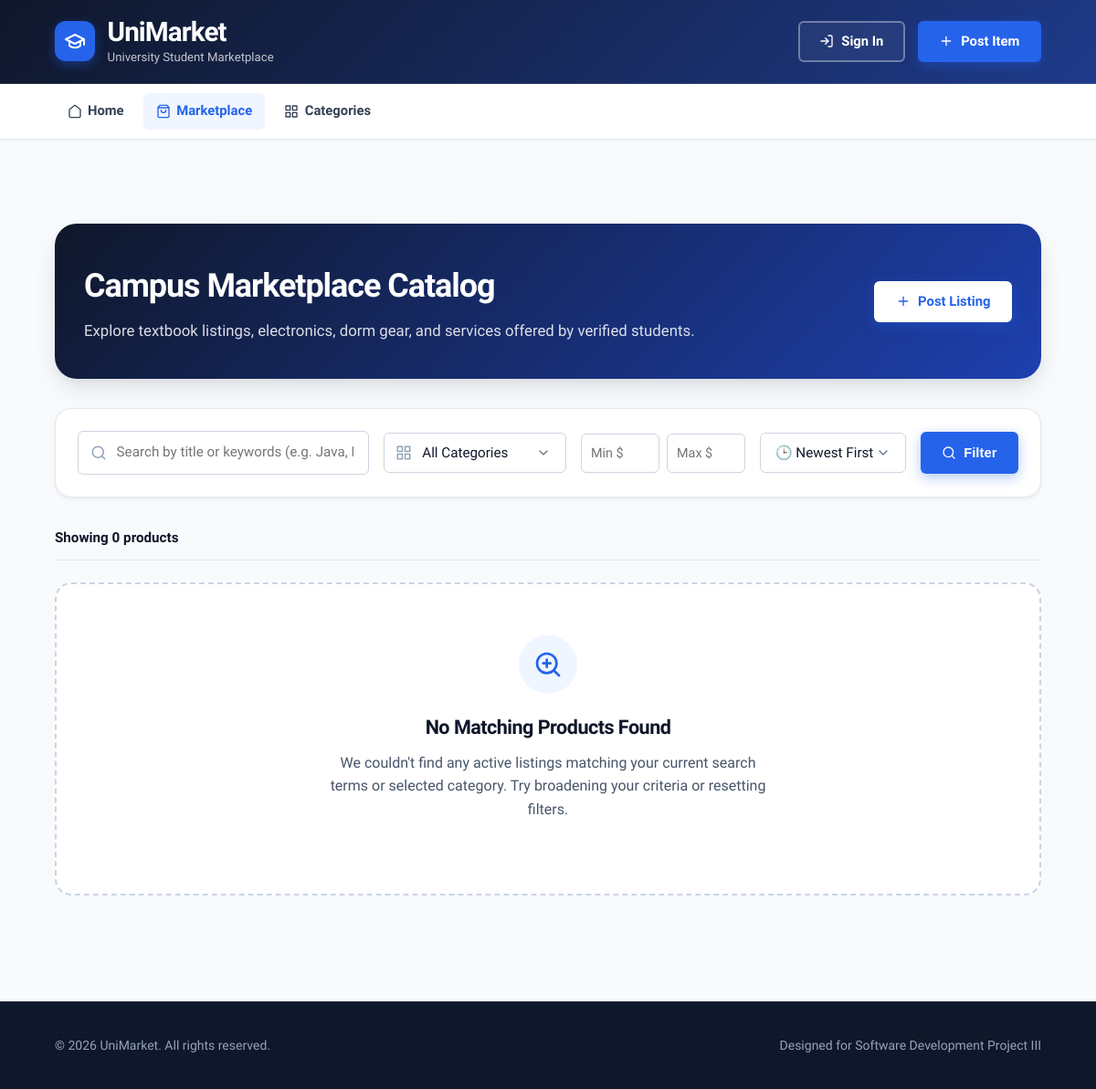
The app's page /frontend/pages/marketplace.php, older data.
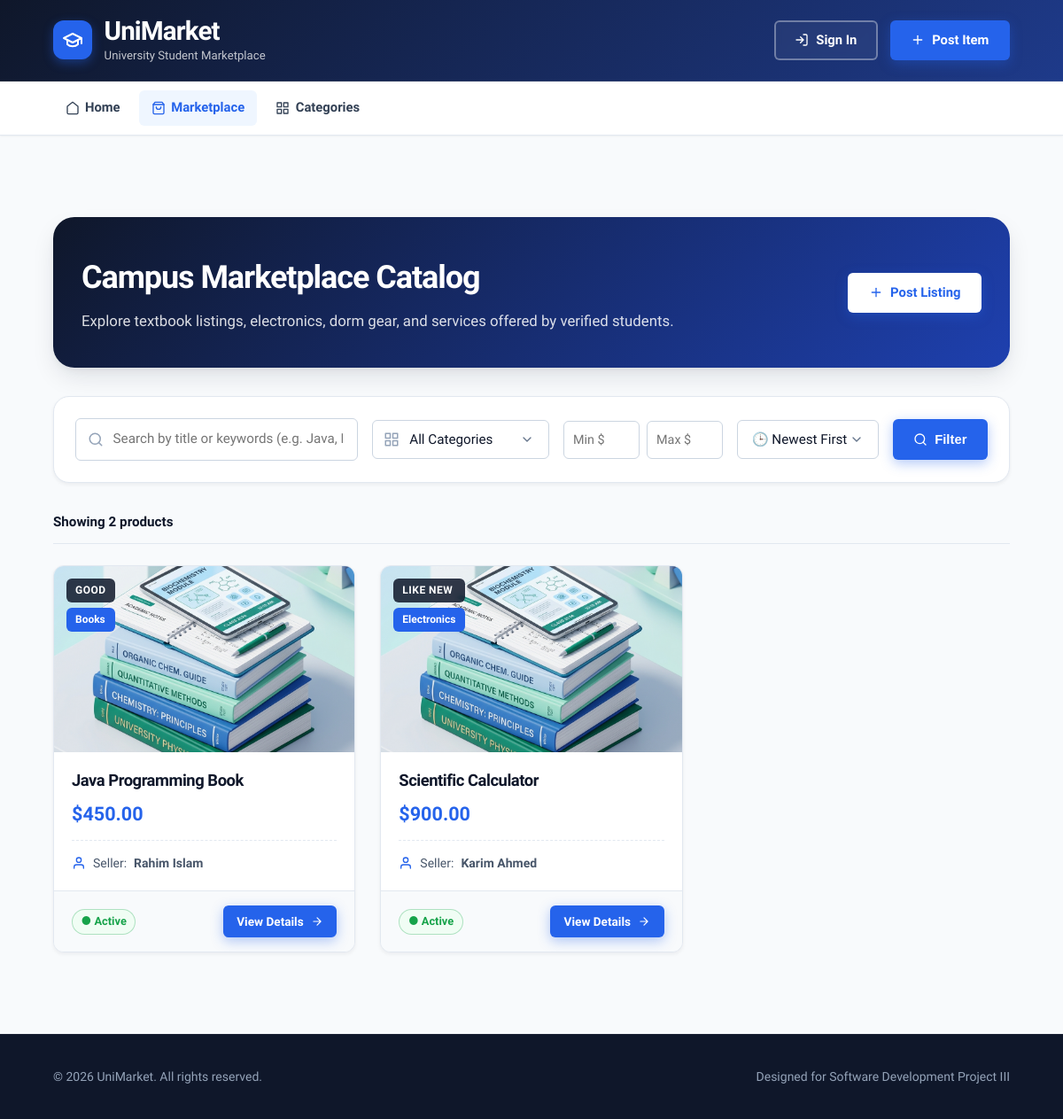
The same page, newer data.
### tables this page shows
CREATE TABLE IF NOT EXISTS products (
    product_id INT AUTO_INCREMENT PRIMARY KEY,
    seller_id INT NOT NULL,
    category_id INT NOT NULL,
    title VARCHAR(150) NOT NULL,
    description TEXT,
    price DECIMAL(10,2) NOT NULL,
    tags VARCHAR(255),
    image_url VARCHAR(255),
    product_condition ENUM('New', 'Like New', 'Good', 'Fair') NOT NULL,
    status ENUM('Available', 'Active', 'Reserved', 'Sold') NOT NULL DEFAULT 'Available',
    created_at TIMESTAMP DEFAULT CURRENT_TIMESTAMP,

    CONSTRAINT fk_products_seller
        FOREIGN KEY (seller_id)
        REFERENCES users(user_id)
        ON UPDATE CASCADE
        ON DELETE RESTRICT,

    CONSTRAINT fk_products_category
        FOREIGN KEY (category_id)
        REFERENCES categories(category_id)
        ON UPDATE CASCADE
        ON DELETE RESTRICT
);

CREATE TABLE IF NOT EXISTS categories (
    category_id INT AUTO_INCREMENT PRIMARY KEY,
    category_name VARCHAR(50) NOT NULL UNIQUE,
    description TEXT
);

CREATE TABLE IF NOT EXISTS users (
    user_id INT AUTO_INCREMENT PRIMARY KEY,
    full_name VARCHAR(100) NOT NULL,
    email VARCHAR(100) NOT NULL UNIQUE,
    student_id VARCHAR(20) NOT NULL UNIQUE,
    department VARCHAR(100) NOT NULL,
    password_hash VARCHAR(255) NOT NULL,
    role ENUM('student', 'admin') NOT NULL DEFAULT 'student',
    created_at TIMESTAMP DEFAULT CURRENT_TIMESTAMP
);

### frontend/pages/marketplace.php (the view, shortened to what this page needs)
<?php
$isLoggedIn = isset($_SESSION['user_id']);
$fullName   = $isLoggedIn ? htmlspecialchars((string) ($_SESSION['full_name'] ?? 'Student'), ENT_QUOTES, 'UTF-8') : '';
$searchQuery   = isset($_GET['search']) ? trim((string) $_GET['search']) : '';
$minPriceRaw   = isset($_GET['min_price']) ? trim((string) $_GET['min_price']) : '';
$maxPriceRaw   = isset($_GET['max_price']) ? trim((string) $_GET['max_price']) : '';
$minPrice      = ($minPriceRaw !== '' && is_numeric($minPriceRaw) && (float) $minPriceRaw >= 0) ? (float) $minPriceRaw : null;
$maxPrice      = ($maxPriceRaw !== '' && is_numeric($maxPriceRaw) && (float) $maxPriceRaw >= 0) ? (float) $maxPriceRaw : null;
$sortOption    = isset($_GET['sort']) ? trim((string) $_GET['sort']) : 'newest';
$sortWhitelist = [
    'newest'     => 'p.created_at DESC',
    'price_asc'  => 'p.price ASC',
    'price_desc' => 'p.price DESC'
];
$orderBy = $sortWhitelist[$sortOption] ?? 'p.created_at DESC';
$products        = [];
try {
    $database   = new Database();
    $connection = $database->connect();
    $sql = 'SELECT p.product_id, p.title, p.description, p.price, p.tags, p.image_url,
                   p.product_condition, p.status, p.created_at,
                   c.category_id, c.category_name,
                   u.full_name AS seller_name
            FROM products p
            JOIN categories c ON p.category_id = c.category_id
            JOIN users u ON p.seller_id = u.user_id
            WHERE p.status IN ("Available", "Active")';
    $params = [];
    $sql .= ' ORDER BY ' . $orderBy;
    $productStmt = $connection->prepare($sql);
    $productStmt->execute($params);
    $products = $productStmt->fetchAll(PDO::FETCH_ASSOC);
} catch (PDOException $exception) {
    error_log('Marketplace Catalog Exception: ' . $exception->getMessage());
    $queryError = 'Unable to load marketplace items at this time due to a server error.';
}
?>
<!DOCTYPE html>
<html lang="en">
<head>
    <link rel="stylesheet" href="../css/styles.css?v=<?php echo time(); ?>">
</head>
<body>
    <header class="site-header">
        <div class="container header-container">
            <div class="logo-area">
                <div class="logo-badge">
                    <svg width="24" height="24" viewBox="0 0 24 24" fill="none" stroke="currentColor" stroke-width="2" stroke-linecap="round" stroke-linejoin="round" class="svg-icon svg-icon-lg"><path d="M22 10v6M2 10l10-5 10 5-10 5z"/><path d="M6 12v5c3 3 9 3 12 0v-5"/></svg>
                </div>
                <div>
                    <a href="index.php" class="logo">UniMarket</a>
                    <span class="tagline">University Student Marketplace</span>
                </div>
            </div>
            <div class="header-actions">
                <?php if ($isLoggedIn) : ?>
                    <a href="create_product.php" class="btn-outline">
                        <svg width="16" height="16" viewBox="0 0 24 24" fill="none" stroke="currentColor" stroke-width="2" stroke-linecap="round" stroke-linejoin="round" class="svg-icon svg-icon-sm"><line x1="12" y1="5" x2="12" y2="19"/><line x1="5" y1="12" x2="19" y2="12"/></svg>
                        Post Item
                    </a>
                    <a href="dashboard.php" class="btn-outline">
                        <svg width="16" height="16" viewBox="0 0 24 24" fill="none" stroke="currentColor" stroke-width="2" stroke-linecap="round" stroke-linejoin="round" class="svg-icon svg-icon-sm"><rect x="3" y="3" width="7" height="7"/><rect x="14" y="3" width="7" height="7"/><rect x="14" y="14" width="7" height="7"/><rect x="3" y="14" width="7" height="7"/></svg>
                        Dashboard (<?php echo $fullName; ?>)
                    </a>
                    <a href="logout.php" class="btn-primary">
                        <svg width="16" height="16" viewBox="0 0 24 24" fill="none" stroke="currentColor" stroke-width="2" stroke-linecap="round" stroke-linejoin="round" class="svg-icon svg-icon-sm"><path d="M9 21H5a2 2 0 0 1-2-2V5a2 2 0 0 1 2-2h4"/><polyline points="16 17 21 12 16 7"/><line x1="21" y1="12" x2="9" y2="12"/></svg>
                        Sign Out
                    </a>
                <?php else : ?>
                    <a href="login.php" class="btn-outline">
                        <svg width="16" height="16" viewBox="0 0 24 24" fill="none" stroke="currentColor" stroke-width="2" stroke-linecap="round" stroke-linejoin="round" class="svg-icon svg-icon-sm"><path d="M15 3h4a2 2 0 0 1 2 2v14a2 2 0 0 1-2 2h-4M10 17l5-5-5-5M13 12H3"/></svg>
                        Sign In
                    </a>
                    <a href="login.php" class="btn-primary">
                        <svg width="16" height="16" viewBox="0 0 24 24" fill="none" stroke="currentColor" stroke-width="2" stroke-linecap="round" stroke-linejoin="round" class="svg-icon svg-icon-sm"><line x1="12" y1="5" x2="12" y2="19"/><line x1="5" y1="12" x2="19" y2="12"/></svg>
                        Post Item
                    </a>
                <?php endif; ?>
            </div>
        </div>
    </header>
    <nav class="main-nav" aria-label="Main Navigation">
        <div class="container">
            <ul id="primary-menu">
                <li>
                    <a href="index.php">
                        <svg width="16" height="16" viewBox="0 0 24 24" fill="none" stroke="currentColor" stroke-width="2" stroke-linecap="round" stroke-linejoin="round" class="svg-icon svg-icon-sm"><path d="M3 9l9-7 9 7v11a2 2 0 0 1-2 2H5a2 2 0 0 1-2-2z"/></svg>
                        Home
                    </a>
                </li>
                <li>
                    <a href="marketplace.php" class="active">
                        <svg width="16" height="16" viewBox="0 0 24 24" fill="none" stroke="currentColor" stroke-width="2" stroke-linecap="round" stroke-linejoin="round" class="svg-icon svg-icon-sm"><path d="M6 2L3 6v14a2 2 0 0 0 2 2h14a2 2 0 0 0 2-2V6l-3-4z"/><line x1="3" y1="6" x2="21" y2="6"/><path d="M16 10a4 4 0 0 1-8 0"/></svg>
                        Marketplace
                    </a>
                </li>
                <li>
                    <a href="index.php#categories">
                        Categories
                    </a>
                </li>
            </ul>
        </div>
    </nav>
    <main class="main-content">
        <div class="container marketplace-container">
            <div class="marketplace-banner">
                <div class="marketplace-title-group">
                    <h1>Campus Marketplace Catalog</h1>
                    <p>Explore textbook listings, electronics, dorm gear, and services offered by verified students.</p>
                </div>
                <div>
                    <a href="<?php echo $isLoggedIn ? 'create_product.php' : 'login.php'; ?>" class="btn-primary" style="background-color: var(--white); color: var(--primary); font-weight: 700;">
                        <svg width="16" height="16" viewBox="0 0 24 24" fill="none" stroke="currentColor" stroke-width="2.5"><line x1="12" y1="5" x2="12" y2="19"/><line x1="5" y1="12" x2="19" y2="12"/></svg>
                        Post Listing
                    </a>
                </div>
            </div>
            <section class="marketplace-filter-card">
                <form method="GET" action="marketplace.php" class="filter-bar-form">
                    <div class="search-input-wrapper input-icon-group">
                        <input
                            type="text"
                            name="search"
                            id="search"
                            placeholder="Search by title or keywords (e.g. Java, Physics)..."
                            value="<?php echo htmlspecialchars($searchQuery, ENT_QUOTES, 'UTF-8'); ?>">
                    </div>
                    <div class="category-select-wrapper input-icon-group">
                        <select name="category_id" id="category_id" class="filter-select">
                            <option value="0">All Categories</option>
                        </select>
                    </div>
                    <div style="display: flex; gap: 0.5rem; flex: 1; min-width: 180px;">
                        <input
                            type="number"
                            name="min_price"
                            id="min_price"
                            step="0.01"
                            min="0"
                            placeholder="Min $"
                            value="<?php echo $minPrice !== null ? htmlspecialchars((string)$minPrice, ENT_QUOTES, 'UTF-8') : ''; ?>"
                            style="width: 50%; padding: 0.75rem 0.65rem; border: 1px solid var(--gray-300); border-radius: var(--radius-sm); font-size: 0.9rem; font-family: var(--font-main);">
                        <input
                            type="number"
                            name="max_price"
                            id="max_price"
                            step="0.01"
                            min="0"
                            placeholder="Max $"
                            value="<?php echo $maxPrice !== null ? htmlspecialchars((string)$maxPrice, ENT_QUOTES, 'UTF-8') : ''; ?>"
                            style="width: 50%; padding: 0.75rem 0.65rem; border: 1px solid var(--gray-300); border-radius: var(--radius-sm); font-size: 0.9rem; font-family: var(--font-main);">
                    </div>
                    <div style="min-width: 160px; flex: 1;">
                        <select name="sort" id="sort" class="filter-select" style="padding-left: 1rem;">
                            <option value="newest" <?php echo ($sortOption === 'newest') ? 'selected' : ''; ?>>🕒 Newest First</option>
                        </select>
                    </div>
                    <div class="filter-actions-group">
                        <button type="submit" class="btn-primary">
                            <svg width="16" height="16" viewBox="0 0 24 24" fill="none" stroke="currentColor" stroke-width="2" stroke-linecap="round" stroke-linejoin="round" class="svg-icon svg-icon-sm"><circle cx="11" cy="11" r="8"/><line x1="21" y1="21" x2="16.65" y2="16.65"/></svg>
                            Filter
                        </button>
                    </div>
                </form>
            </section>
            <div class="results-meta-bar">
                <div class="results-count">
                    Showing <strong><?php echo count($products); ?></strong> product<?php echo count($products) === 1 ? '' : 's'; ?>
                </div>
            </div>
            <?php if (!empty($products)) : ?>
                <div class="marketplace-grid">
                    <?php foreach ($products as $item) :
                        $pId         = (int) $item['product_id'];
                        $pTitle      = htmlspecialchars((string) $item['title'], ENT_QUOTES, 'UTF-8');
                        $pPrice      = number_format((float) $item['price'], 2);
                        $pCondition  = htmlspecialchars((string) $item['product_condition'], ENT_QUOTES, 'UTF-8');
                        $pCategory   = htmlspecialchars((string) $item['category_name'], ENT_QUOTES, 'UTF-8');
                        $pSeller     = htmlspecialchars((string) $item['seller_name'], ENT_QUOTES, 'UTF-8');
                        $pStatus     = htmlspecialchars((string) $item['status'], ENT_QUOTES, 'UTF-8');
                        $pImg        = !empty($item['image_url']) ? htmlspecialchars((string) $item['image_url'], ENT_QUOTES, 'UTF-8') : '../images/cat-textbooks.png';
                        if (!str_starts_with($pImg, 'http') && !str_starts_with($pImg, '../')) {
                            $pImg = '../' . ltrim($pImg, '/');
                        }
                    ?>
                        <article class="product-card">
                            <div class="product-card-img-wrapper">
                                <img src="<?php echo $pImg; ?>" alt="<?php echo $pTitle; ?>" class="product-card-img" loading="lazy" onerror="this.onerror=null; this.src='../images/cat-textbooks.png';">
                                <div class="badge-tag-overlay">
                                    <span class="badge-condition"><?php echo $pCondition; ?></span>
                                    <span class="badge-category"><?php echo $pCategory; ?></span>
                                </div>
                            </div>
                            <div class="product-card-body">
                                <h2 class="product-card-title">
                                    <a href="product_detail.php?id=<?php echo $pId; ?>">
                                        <?php echo $pTitle; ?>
                                    </a>
                                </h2>
                                <div class="product-card-price">
                                    $<?php echo $pPrice; ?>
                                </div>
                                <div class="product-card-seller">
                                    <svg width="16" height="16" viewBox="0 0 24 24" fill="none" stroke="currentColor" stroke-width="2" stroke-linecap="round" stroke-linejoin="round" class="svg-icon svg-icon-sm" style="color: var(--primary);"><path d="M20 21v-2a4 4 0 0 0-4-4H8a4 4 0 0 0-4 4v2"/><circle cx="12" cy="7" r="4"/></svg>
                                    Seller: <strong><?php echo $pSeller; ?></strong>
                                </div>
                            </div>
                            <div class="product-card-footer">
                                <span class="status-badge status-<?php echo strtolower($pStatus); ?>">
                                    ● <?php echo $pStatus; ?>
                                </span>
                                <a href="product_detail.php?id=<?php echo $pId; ?>" class="btn-primary" style="padding: 0.4rem 0.85rem; font-size: 0.85rem;">
                                    View Details
                                    <svg width="14" height="14" viewBox="0 0 24 24" fill="none" stroke="currentColor" stroke-width="2.5"><path d="M5 12h14M12 5l7 7-7 7"/></svg>
                                </a>
                            </div>
                        </article>
                    <?php endforeach; ?>
                </div>
            <?php else : ?>
                <div class="empty-state-card">
                    <div class="empty-state-icon">
                    </div>
                    <h3>No Matching Products Found</h3>
                    <p>We couldn't find any active listings matching your current search terms or selected category. Try broadening your criteria or resetting filters.</p>
                </div>
            <?php endif; ?>
        </div>
    </main>
    <footer class="site-footer">
        <div class="container">
            <p>© 2026 UniMarket. All rights reserved.</p>
            <p>Designed for Software Development Project III</p>
        </div>
    </footer>
</body>
</html>

Row changes from the older to the newer data that the page shows:
now on this page (row edited): products: product_condition "GOOD", category.category_name "Books", title "Java Programming Book", price "450.00", seller.full_name "Rahim Islam", status "Active"
now on this page (row edited): products: product_condition "LIKE NEW", category.category_name "Electronics", title "Scientific Calculator", price "900.00", seller.full_name "Karim Ahmed", status "Active"
Text that changed along with them:
count($products): "0" → "2"
text no longer shown: "No Matching Products Found We couldn't find any active listings matching your current search terms or selected category. Try broadening your criteria or resetting filters."
